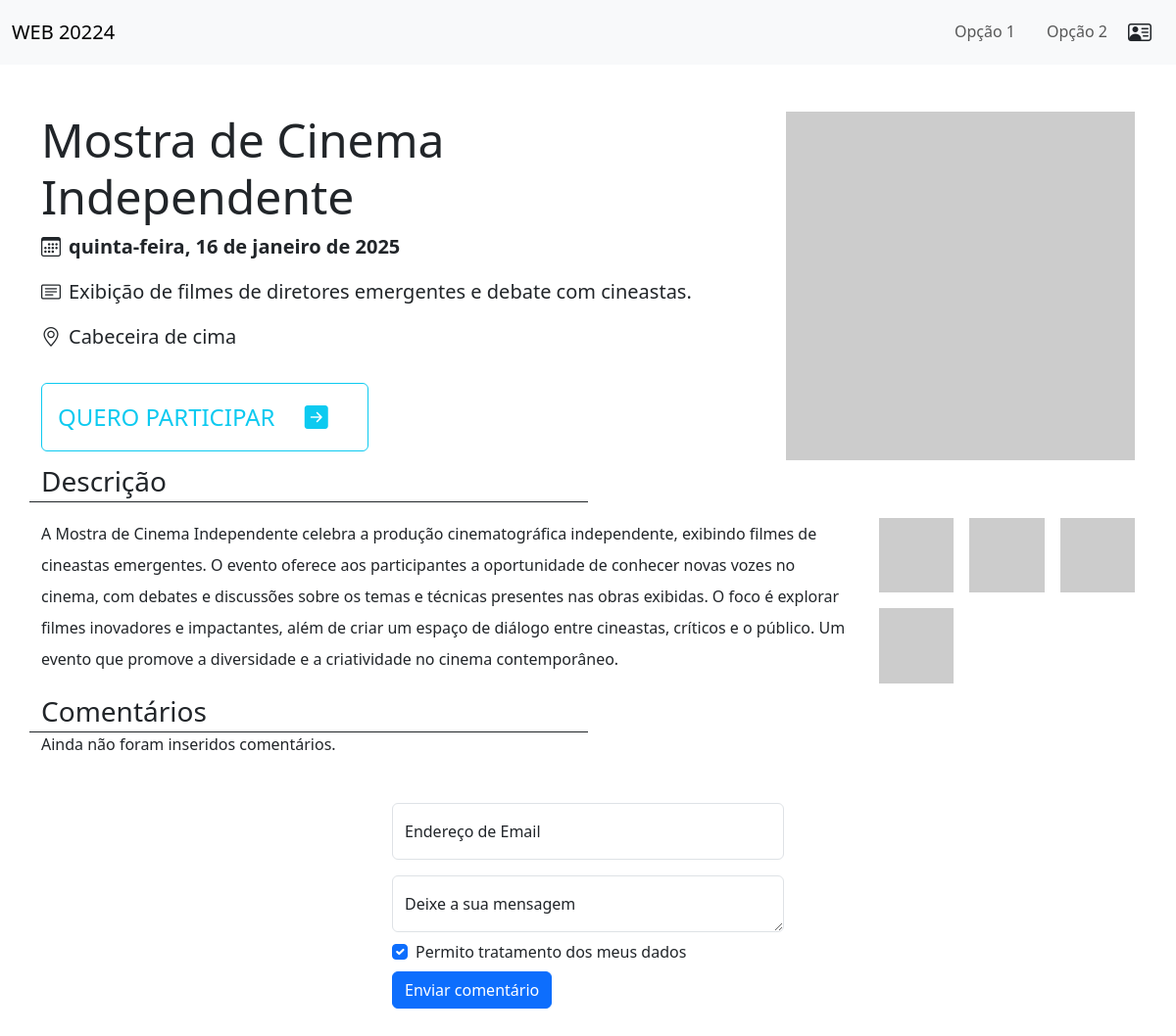
Page /evento.php?id=6 on the committed database.
### tables this page shows
CREATE TABLE `eventos` (
  `id` int(10) unsigned NOT NULL AUTO_INCREMENT,
  `nome` varchar(128) NOT NULL,
  `data` date DEFAULT NULL,
  `descricao` varchar(256) DEFAULT NULL,
  `texto` text DEFAULT '',
  `imagem` varchar(128) DEFAULT NULL,
  `visivel` tinyint(1) DEFAULT 1,
  PRIMARY KEY (`id`)
);

### evento.php (the view, shortened to what this page needs)
<!DOCTYPE html>
<html lang="pt">
<head>
    <link rel="stylesheet" href="css/bootstrap.min.css">
    <link rel="stylesheet" href="css/bootstrap-icons.min.css">
</head>
<body>
<?php require('includes/connection.php') ?>
<?php require('includes/menu.php'); ?>
<?php
$id = $_GET['id'];
$sql = 'SELECT * FROM eventos WHERE id = :id';
$stmt = $dbh->prepare($sql);
$stmt->bindValue(':id', $id);
$stmt->execute();
if($stmt && $stmt->rowCount() == 1){
    $evento = $stmt->fetchObject();
    $imagem = filter_var($evento->imagem, FILTER_VALIDATE_URL) !== false ? $evento->imagem : 'imgs/eventos/'.$evento->imagem;
    $data = new DateTime($evento->data);
    $formatada = new IntlDateFormatter(
        'pt_pt',
        IntlDateFormatter::FULL,
        IntlDateFormatter::NONE
    );
    $dataExtenso = $formatada->format($data);
}
?>
<div class="container mt-5">
    <div class="row">
        <div class="col-8">
            <div class="display-5"><?= $evento->nome ?></div>
            <p class="mt-2 fs-5 fw-bold"><i class="me-2 bi bi-calendar3"></i><?= $dataExtenso ?></p>
            <p class="mt-2 fs-5"><i class="me-2 bi bi-card-text"></i><?= $evento->descricao ?></p>
            <p class="mt-2 fs-5"><i class="me-2 bi bi-geo-alt"></i>Cabeceira de cima</p>
            <button class="mt-3 p-3 btn btn-outline-info fs-4">QUERO PARTICIPAR <i class="mx-4 bi bi-arrow-right-square-fill"></i></button>
        </div>
        <div class="col-4">
            <img class="img-fluid w-100" src="<?= $imagem ?>" alt="imagem do evento">
        </div>
    </div>
</div>
<div class="container">
    <div class="row">
        <div class="col-6 fs-3 border-bottom border-dark">Descrição</div>
    </div>
    <div class="row mt-3">
        <div class="col-9">
            <p class="lh-lg">
                <?= $evento->texto ?>
            </p>
        </div>
        <div class="col-3">
            <div class="row g-3 gallery">
                <div class="col-4 ">
                    <a href="https://via.placeholder.com/800" target="_blank">
                    <img class="w-100" src="https://via.placeholder.com/300" alt="Imagem 1">
                    </a>
                </div>
                <div class="col-4 ">
                    <a href="https://via.placeholder.com/800" target="_blank">
                    <img class="w-100" src="https://via.placeholder.com/300" alt="Imagem 2">
                    </a>
                </div>
                <div class="col-4 ">
                    <a href="https://via.placeholder.com/800" target="_blank">
                    <img class="w-100" src="https://via.placeholder.com/300" alt="Imagem 3">
                    </a>
                </div>
                <div class="col-4 ">
                    <a href="https://via.placeholder.com/800" target="_blank">
                    <img class="w-100" src="https://via.placeholder.com/300" alt="Imagem 4">
                    </a>
                </div>
                </div>
            </div>
        </div>
    </div>
<?php
$sql = 'SELECT * FROM comentarios WHERE eventoId = :i ORDER BY id DESC';
$stmt = $dbh->prepare($sql);
$stmt->bindValue(':i', $id);
$stmt->execute();
if(!$stmt || $stmt->rowCount() == 0){
    $resultados = false;
}else $resultados = true;
?>
<div id="comentarios" class="container">
    <div class="row">
        <div class="col-6 fs-3 border-bottom border-dark">Comentários</div>
    </div>
    <?php
    if($resultados){
        while($c = $stmt->fetchObject()){
    ?>
            <div class="row">
                <div class="col-auto">
                    <i class="bi bi-person-bounding-box" style="font-size:48px;"></i>
                </div>
                <div class="col p-3">
                    <div class="fw-light"><?= $c->email ?>, <?= $c->date ?></div>
                    <div><?= $c->mensagem ?></div>
                </div>
            </div>
    <?php
        }
    }else{
        echo '<p>Ainda não foram inseridos comentários.</p>';
    }
    ?>
</div>
<div style="width:400px;" class="mt-5 mx-auto">
    <form action="formData/comentarioInserir.php" method="GET">
        <div class="form-floating mb-3">
                <input name="email" type="email" class="form-control" id="com-email" placeholder="name@example.com">
            <label for="floatingInput">Endereço de Email</label>
        </div>
        <div class="form-floating">
            <textarea name="mensagem" class="form-control" placeholder="Deixe a sua mensagem" id="com-mensagem"></textarea>
            <label for="floatingTextarea">Deixe a sua mensagem</label>
        </div>
        <div class="form-check mt-2 mb-2">
            <input name="aceito" class="form-check-input" type="checkbox" value="sim" id="com-check" checked>
            <label class="form-check-label" for="flexCheckChecked">
                Permito tratamento dos meus dados
            </label>
        </div>
        <button type="submit" class="btn btn-primary">Enviar comentário</button>
    </form>
</div>
<div style="height:300px;"></div>
</body>
</html>

### evento.php (style rules this page uses)
html { scroll-behavior: smooth; }

### rows in the picture
eventos: nome "Mostra de Cinema Independente", data "quinta-feira, 16 de janeiro de 2025", descricao "Exibição de filmes de diretores emergentes e debate com cineastas.", texto "A Mostra de Cinema Independente celebra a produção cinematográfica independente, exibindo filmes de cineastas emergentes. O evento oferece aos participantes a oportunidade de conhecer novas vozes no cinema, com debates e discussões sobre os temas e técnicas presentes nas obras exibidas. O foco é explorar filmes inovadores e impactantes, além de criar um espaço de diálogo entre cineastas, críticos e o público. Um evento que promove a diversidade e a criatividade no cinema contemporâneo."
